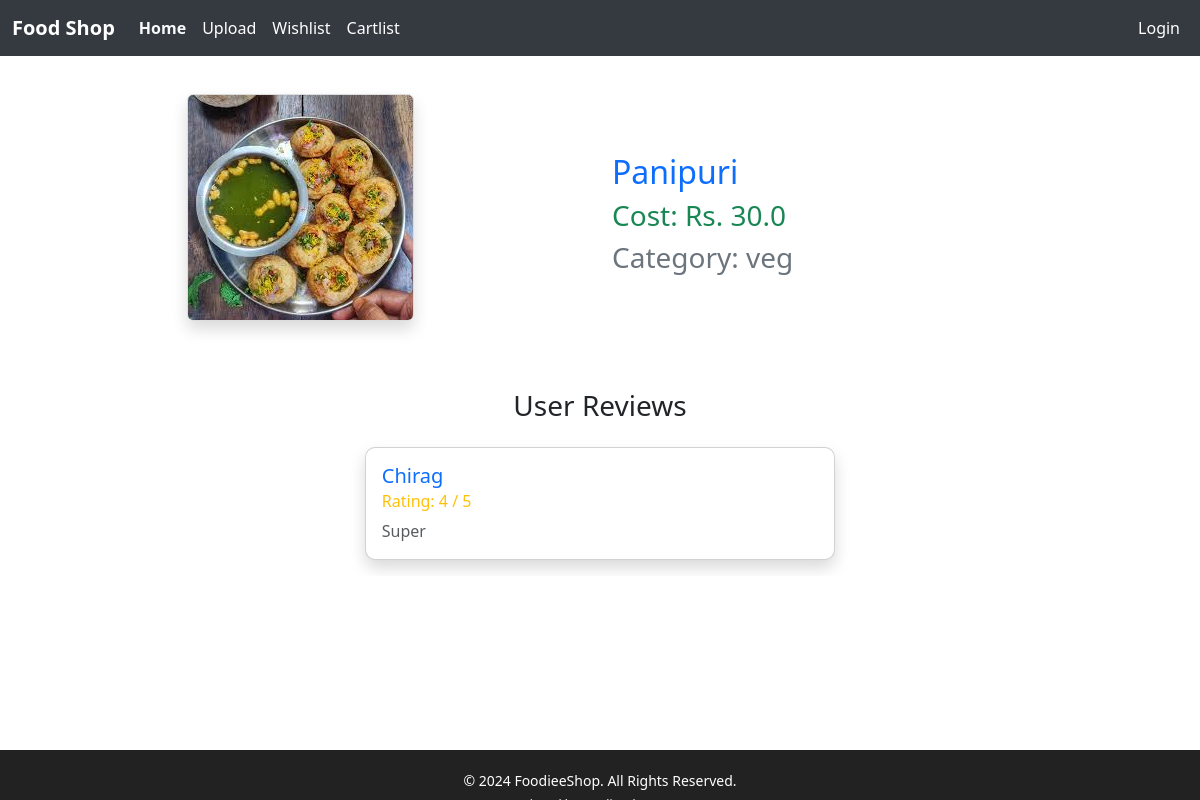
/Product/8, run on the app's committed database.
### homepage/models.py (models this page shows)
class Foodimages(models.Model):
    name = models.CharField(max_length=100)
    category = models.TextField()
    cost = models.FloatField()
    images = models.ImageField(upload_to="foodimages/")

class FoodReview(models.Model):
     user=models.ForeignKey(User,on_delete=models.CASCADE)
     product=models.ForeignKey(Foodimages,on_delete=models.CASCADE)
     review_text=models.TextField()
     rating=models.PositiveSmallIntegerField(choices=[(i,str(i)) for i in range(1,6)])

### homepage/views.py (the view)
# urls.py: path('Product/<int:id>', views.product_view, name='product'),
def product_view(request,id):
    product=get_object_or_404(Foodimages,id=id)
    review_obj=FoodReview.objects.filter(product=product)
    return render(request, "Product.html",{'product':product,"review_obj":review_obj})

### Template/Product.html
{% extends 'main.html' %}{% block body_block %}
<div class="container-fluid mt-4">
    <div class="row justify-content-center align-items-center">
        <div class="col-md-6 text-center">
            <img src="{{ product.images.url }}" alt="image" class="product-img img-fluid rounded shadow" style="max-height: 400px; object-fit: cover; border: 1px solid #ddd;">
        </div>
        <div class="col-md-6">
            <h2 class="text-primary font-weight-bold">{{ product.name }}</h2>
            <h3 class="text-success">Cost: Rs. {{ product.cost }}</h3>
            <h3 class="text-secondary">Category: {{ product.category }}</h3>
        </div>
    </div>
    <div class="mt-5">
        <h3 class="text-center text-dark mb-4">User Reviews</h3>
        {% for review in review_obj %}
        <div class="card mx-auto mb-3 shadow" style="width: 40%; border-radius: 10px;">
            <div class="card-body">
                <h5 class="card-title text-primary font-weight-bold">{{ review.user.username }}</h5>
                <h6 class="card-subtitle mb-2 text-warning">Rating: {{ review.rating }} / 5</h6>
                <p class="card-text text-muted">{{ review.review_text }}</p>
            </div>
        </div>
        {% endfor %}
    </div>
</div>
{% endblock body_block %}

### Template/main.html (style rules this page uses)
.product-img { max-width: 50%; height: 50%; margin-bottom: 20px; }
body { margin-top: 70px; }
body, html { width: 100%; overflow-x: hidden; }

### data on the page
Foodimages: images (picture), name "Panipuri", cost "30.0", category "veg"
FoodReview: user.username "Chirag", rating "4", review_text "Super"
